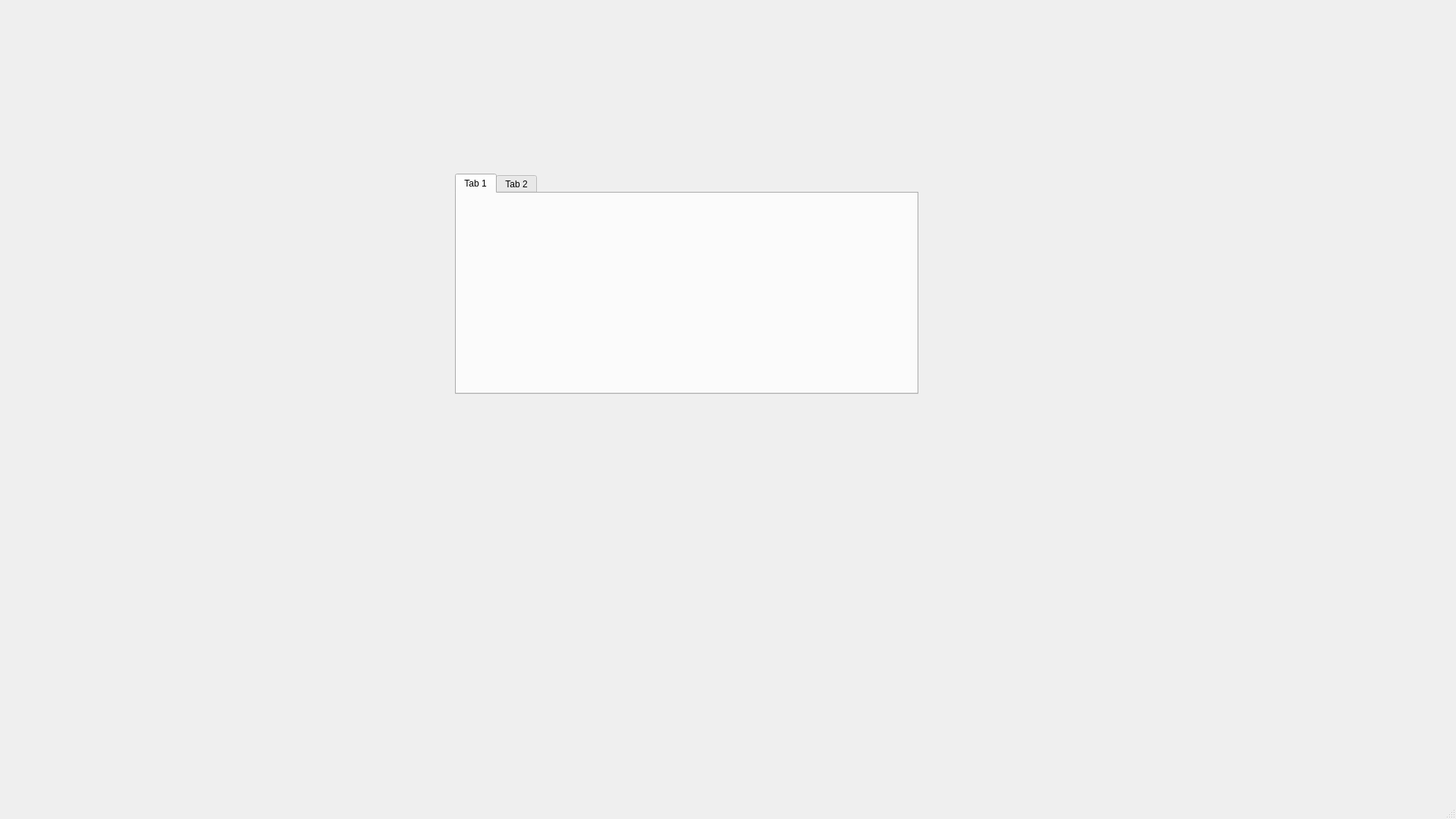
<?xml version="1.0" encoding="UTF-8"?>
<ui version="4.0">
 <class>MainWindow</class>
 <widget class="QMainWindow" name="MainWindow">
  <property name="geometry">
   <rect>
    <x>0</x>
    <y>0</y>
    <width>1920</width>
    <height>1080</height>
   </rect>
  </property>
  <property name="windowTitle">
   <string>MainWindow</string>
  </property>
  <widget class="QWidget" name="centralwidget">
   <widget class="QTabWidget" name="tabWidget">
    <property name="geometry">
     <rect>
      <x>600</x>
      <y>229</y>
      <width>611</width>
      <height>291</height>
     </rect>
    </property>
    <property name="currentIndex">
     <number>0</number>
    </property>
    <widget class="QWidget" name="tab">
     <property name="styleSheet">
      <string notr="true">color = red;</string>
     </property>
     <attribute name="title">
      <string>Tab 1</string>
     </attribute>
    </widget>
    <widget class="QWidget" name="tab_2">
     <attribute name="title">
      <string>Tab 2</string>
     </attribute>
    </widget>
   </widget>
  </widget>
  <widget class="QMenuBar" name="menubar">
   <property name="geometry">
    <rect>
     <x>0</x>
     <y>0</y>
     <width>1920</width>
     <height>26</height>
    </rect>
   </property>
  </widget>
  <widget class="QStatusBar" name="statusbar"/>
 </widget>
 <resources/>
 <connections/>
</ui>
